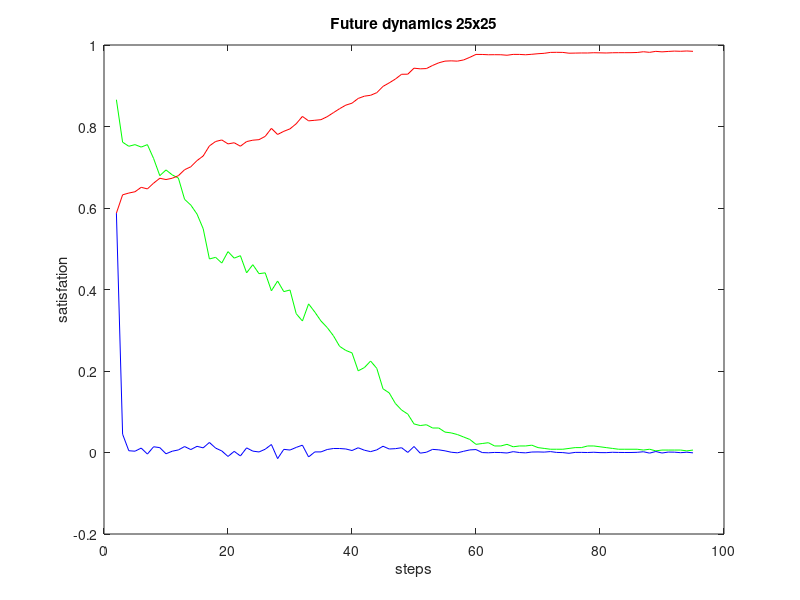

Here is the MATLAB script that generated this plot:
dynamics = [
NaN,NaN,NaN;
0.8657314629258517,0.5874025829436657,0.5874025829436657;
0.7615230460921844,0.6323480293921174,4.494544644845172e-2;
0.751503006012024,0.6366876610363587,4.339631644241277e-3;
0.7555110220440882,0.6398916881381818,3.204027101823115e-3;
0.749498997995992,0.6507554792123941,1.0863791074212282e-2;
0.7555110220440882,0.6469033304704648,-3.8521487419293163e-3;
0.7214428857715431,0.6609981868498906,1.4094856379425912e-2;
0.6793587174348698,0.6729753157107877,1.197712886089708e-2;
0.6933867735470942,0.6698468365302036,-3.128479180584113e-3;
0.6813627254509018,0.673011101568216,3.1642650380123943e-3;
0.6733466933867736,0.6793444030918983,6.33330152368228e-3;
0.6212424849699398,0.6939633234723418,1.4618920380443486e-2;
0.6072144288577155,0.7011666189521905,7.20329547984868e-3;
0.5851703406813628,0.7163175557464142,1.5150936794223772e-2;
0.5490981963927856,0.7277380157139678,1.1420459967553599e-2;
0.4749498997995992,0.7523873143111625,2.464929859719464e-2;
0.4789579158316633,0.7632137290453928,1.082641473423025e-2;
0.4649298597194389,0.767022934758406,3.8092057130132595e-3;
0.49298597194388777,0.7573146292585164,-9.708305499889557e-3;
0.47695390781563124,0.7601266024111714,2.811973152654947e-3;
0.48296593186372744,0.751641377994083,-8.485224417088379e-3;
0.4408817635270541,0.7630093520374084,1.1367974043325407e-2;
0.46092184368737477,0.7664090084931765,3.3996564557680783e-3;
0.43887775551102204,0.7677139994274261,1.3049909342497128e-3;
0.4408817635270541,0.7757793364506789,8.065337023252708e-3;
0.3967935871743487,0.7954289531443843,1.9649616693705425e-2;
0.42084168336673344,0.7804537646722015,-1.4975188472182804e-2;
0.39478957915831664,0.7881851003594494,7.731335687247895e-3;
0.39879759519038077,0.7942289340585937,6.043833699144313e-3;
0.3406813627254509,0.806715812577536,1.2486878518942292e-2;
0.3226452905811623,0.824744727550339,1.8028914972802967e-2;
0.36472945891783565,0.8138443553774217,-1.090037217291721e-2;
0.34468937875751504,0.8152765849158633,1.4322295384415124e-3;
0.3226452905811623,0.8167628908610878,1.4863059452244795e-3;
0.3066132264529058,0.8241220536310716,7.3591627699838335e-3;
0.2865731462925852,0.8339329452555908,9.810891624519189e-3;
0.2605210420841683,0.8437136177116134,9.78067245602254e-3;
0.250501002004008,0.8523952667239241,8.681649012310787e-3;
0.24448897795591182,0.8572518051976965,4.856538473772442e-3;
0.20040080160320642,0.868868689760473,1.1616884562776462e-2;
0.20841683366733466,0.8744703693100484,5.601679549575389e-3;
0.22444889779559118,0.8765968444826165,2.126475172568195e-3;
0.20641282565130262,0.883062156058148,6.4653115755313436e-3;
0.156312625250501,0.8984365556509843,1.5374399592836353e-2;
0.1462925851703407,0.9070410662595029,8.604510608518605e-3;
0.12024048096192384,0.9164773992429304,9.436332983427465e-3;
0.10420841683366733,0.9281865317937464,1.1709132550816058e-2;
9.418837675350701e-2,0.9283837516302443,1.972198364979159e-4;
7.014028056112225e-2,0.9431330915799844,1.4749339949740052e-2;
6.613226452905811e-2,0.9415282946846066,-1.6047968953777157e-3;
6.813627254509018e-2,0.9421668734293985,6.385787447919015e-4;
6.012024048096192e-2,0.9498298183668917,7.662944937493137e-3;
6.012024048096192e-2,0.9563492063492057,6.5193879823139695e-3;
5.0100200400801605e-2,0.960451856093138,4.102649743932299e-3;
4.809619238476954e-2,0.961139739797054,6.878837039160104e-4;
4.408817635270541e-2,0.9603850558259367,-7.546839711172462e-4;
3.807615230460922e-2,0.9633489200623464,2.963864236409712e-3;
3.206412825651302e-2,0.9697370932340866,6.388173171740186e-3;
2.004008016032064e-2,0.9769284600947924,7.1913668607058055e-3;
2.2044088176352707e-2,0.9767853166650761,-1.4314342971642955e-4;
2.404809619238477e-2,0.9760640328275597,-7.212838375162865e-4;
1.603206412825651e-2,0.9762143334287616,1.5030060120192637e-4;
1.603206412825651e-2,0.9760982282024364,-1.1610522632523072e-4;
2.004008016032064e-2,0.9748695804307023,-1.2286477717341772e-3;
1.4028056112224449e-2,0.9769570887807358,2.087508350033552e-3;
1.603206412825651e-2,0.9769022171326777,-5.4871648058133636e-5;
1.603206412825651e-2,0.9760497184845877,-8.524986480899555e-4;
1.8036072144288578e-2,0.9772226993669877,1.172980882399966e-3;
1.2024048096192385e-2,0.9786302764258671,1.4075770588794579e-3;
1.002004008016032e-2,0.9796084231955972,9.781467697300554e-4;
8.016032064128256e-3,0.9818446416642805,2.236218468683323e-3;
8.016032064128256e-3,0.9820450424658836,2.0040080160313805e-4;
8.016032064128256e-3,0.9818223749085467,-2.226675573369593e-4;
1.002004008016032e-2,0.9798907338486492,-1.931641059897487e-3;
1.2024048096192385e-2,0.980172249260425,2.8151541177582327e-4;
1.2024048096192385e-2,0.9804442217768867,2.7197251646175156e-4;
1.603206412825651e-2,0.9804084359194577,-3.5785857429078907e-5;
1.603206412825651e-2,0.9810366765276584,6.28240608200613e-4;
1.4028056112224449e-2,0.9807607278048158,-2.7594872284248187e-4;
1.2024048096192385e-2,0.9804171835734958,-3.435442313200233e-4;
1.002004008016032e-2,0.980980214397048,5.630308235521021e-4;
8.016032064128256e-3,0.9811432388586693,1.6302446162133415e-4;
8.016032064128256e-3,0.9811432388586696,3.4174400116718245e-16;
8.016032064128256e-3,0.9811909533352414,4.771447657183941e-5;
8.016032064128256e-3,0.9816299265197059,4.389731844644995e-4;
6.012024048096192e-3,0.9834836339345355,1.8537074148295683e-3;
8.016032064128256e-3,0.9819853993701686,-1.4982345643668982e-3;
4.008016032064128e-3,0.984418042434074,2.432643063905503e-3;
6.012024048096192e-3,0.9831583802525684,-1.2596621815056507e-3;
6.012024048096192e-3,0.9842112797022614,1.0528994496929796e-3;
6.012024048096192e-3,0.9850462830422749,8.35003340013512e-4;
6.012024048096192e-3,0.9845977669624962,-4.485160797786851e-4;
4.008016032064128e-3,0.9853325699017081,7.34802939211886e-4;
6.012024048096192e-3,0.9844856379425514,-8.469319591567281e-4;

];

unsatisfiedRatio = dynamics (:, 1);
similarity = dynamics (:, 2);
similarityChange = dynamics (:, 3);

figure
plot (unsatisfiedRatio.', 'color', 'green');
hold on
plot (similarity.', 'color', 'red');
hold on
plot (similarityChange.', 'color', 'blue');

xlabel ('steps');
ylabel ('satisfation');

title ('Future dynamics 25x25');
